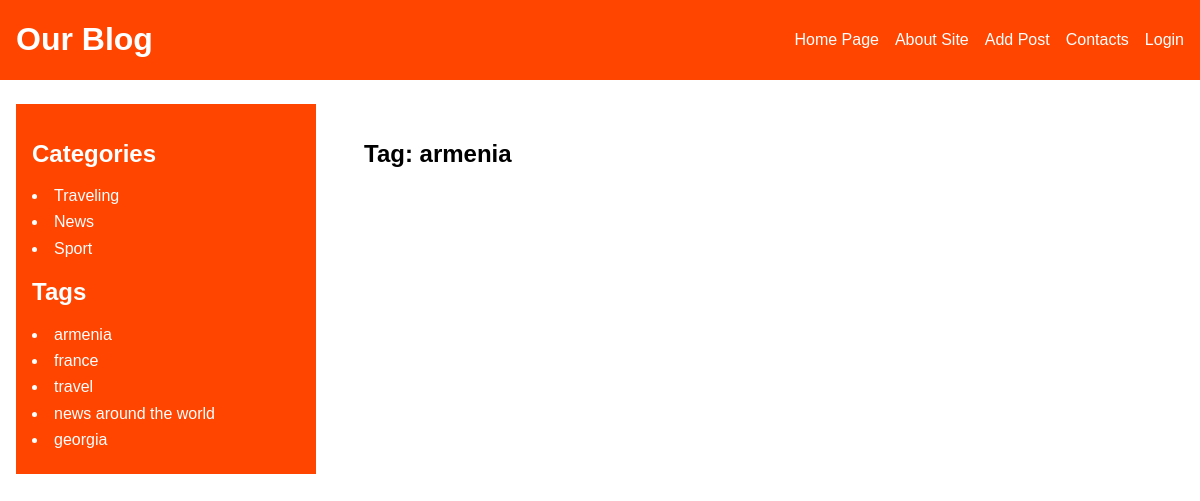
The app's page /tags/arm-slug/ with its own data.
### blog/models.py (models this page shows, shortened)
class Category(models.Model):
    name = models.CharField(max_length=255, db_index=True,verbose_name="Անուն")
    slug = models.SlugField(max_length=255, unique=True, db_index=True,null=True)
    def get_absolute_url(self):
        return reverse("category", kwargs={"cat_slug": self.slug})
    class Meta:
        verbose_name = "Category"
        verbose_name_plural = "Categories"

class ArticleTags(models.Model):
    tag = models.CharField(max_length=255, db_index=True)
    slug = models.SlugField(max_length=255, unique=True, db_index=True)
    def get_absolute_url(self):
        return reverse("tag", kwargs={"tag_slug": self.slug})

### blog/views.py (the view)
# urls.py: path("tags/<slug:tag_slug>/", views.show_tags, name="tag")
def show_tags(request, tag_slug):
	tag = get_object_or_404(ArticleTags, slug=tag_slug)
	articles = tag.tags.filter(is_published=Article.Status.PUBLISHED)
	data = {
		"title": f"Tag: {tag.tag}",
		"articles": articles,
	}
	return render(request, "blog/show-tags.html", data)

### blog/context.py (called while the page is built)
def menu_context(request):
    return {
        "menu":  [
            {
                "link_title": "Home Page",
                "link_url_name": "index"
            },
            {
                "link_title": "About Site",
                "link_url_name": "about"
            },
            {
                "link_title": "Add Post",
                "link_url_name": "add_post"
            },
            {
                "link_title": "Contacts",
                "link_url_name": "contacts"
            },
            {
                "link_title": "Login",
                "link_url_name": "login"
            },
        ],
    }

### blog/templatetags/blog_tags.py (called while the page is built)
@register.inclusion_tag("blog/includes/categories.html")
def show_categories(cat_selected=0):
    cats = Category.objects.all()
    return {"cats": cats, "cat_selected": cat_selected}

@register.inclusion_tag("blog/includes/tags.html")
def show_tags():
    return {"tags": ArticleTags.objects.all()}

### blog/templates/blog/show-tags.html (shortened to what this page needs)
{% extends "base.html" %}
{% block tags %}
    <div class="articles__with__block__title">
        <h2>{{title}}</h2>
    </div>
{% endblock %}

### blog/templates/blog/includes/categories.html
<h2>Categories</h2>
<ul class="categories">
    {% for cat in cats %}
        {% if cat.id == cat_selected %}
            <li class="active_cat">{{cat.name}}</li>
        {% else %}
            <li>
                <a class="category_item" href="{{ cat.get_absolute_url }}">{{cat.name}}</a>
            </li>
        {% endif %}
    {% endfor %}
</ul>

### blog/templates/blog/includes/tags.html
{% if tags %}
<h2>Tags</h2>
<ul class="tags">
    {% for tag in tags %}
    <li>
        <a class="category_item" href="{{ tag.get_absolute_url }}">{{tag.tag}}</a>
    </li>
    {% endfor %}
</ul>
{% endif %}

### blog/static/blog/css/style.css (style rules this page uses)
* { box-sizing: border-box; }
html { line-height: 1.15; -webkit-text-size-adjust: 100%; }
body { margin: 0; }
a { background-color: transparent; }
ul { padding: 0; }
body { font-family: "m-regular", arial, serif; }

### records on screen
Category: name "Traveling"
Category: name "News"
Category: name "Sport"
ArticleTags: tag "armenia"
ArticleTags: tag "france"
ArticleTags: tag "travel"
ArticleTags: tag "news around the world"
ArticleTags: tag "georgia"

### other values on screen
{{ m.link_title }} "Home Page" "About Site" "Add Post" "Contacts" "Login"
{{ title }} "Tag: armenia"
